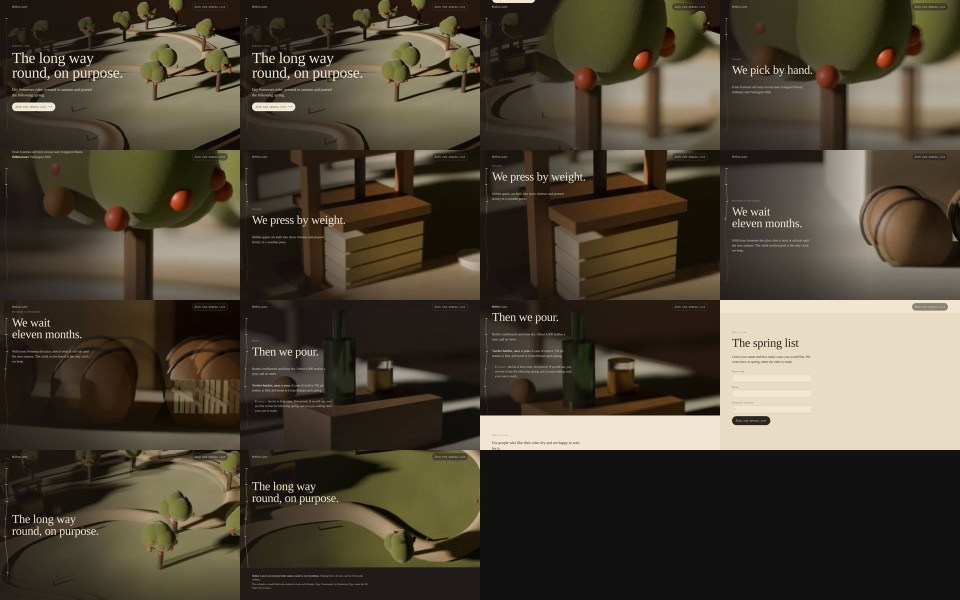
#> input picture examples/hollow-lane/qa/desk-sheet.jpg, 1920 x 1200 px (shown at 1/2 size)
$ python focus.py ../../../../../examples/hollow-lane/qa/desk-sheet.jpg
#> lines starting #> are read from the running program, lines starting #| are printed output that depends on the picture
"""Suggest a focal crop (CSS object-position) for an image filling a frame of a given aspect ratio.

Usage: python3 focus.py <image> --ratio 4:3 [--preview out.jpg] [--bias 0.35]
Scores every crop window of the frame's ratio by detail (edge energy), lightly pulled toward the centre,
and prints the CSS object-position, the share of the picture kept, and Plan A or Plan B advice.
Always look at the preview: the script finds detail, a designer decides what matters (faces, hands, the action).
"""
import sys
from PIL import Image, ImageFilter, ImageOps
a = sys.argv[1:]
def opt(k, d=None):
    return a[a.index('--' + k) + 1] if '--' + k in a else d
src = Image.open(a[0]); rw, rh = map(float, opt('ratio', '4:3').split(':')); R = rw / rh
#> further down, src is the input picture: PIL image 1920x1200 RGB; mean R, G, B 76, 67.9, 52.9
bias = float(opt('bias', 0.35))
has_alpha = src.mode in ('RGBA', 'LA') and src.getchannel('A').getextrema()[0] < 250
#> has_alpha = False
im = src.convert('L'); W, H = im.size; S = 160 / max(W, H); sm = im.resize((max(1, int(W * S)), max(1, int(H * S))))
#> after `im = src.convert('L')`:
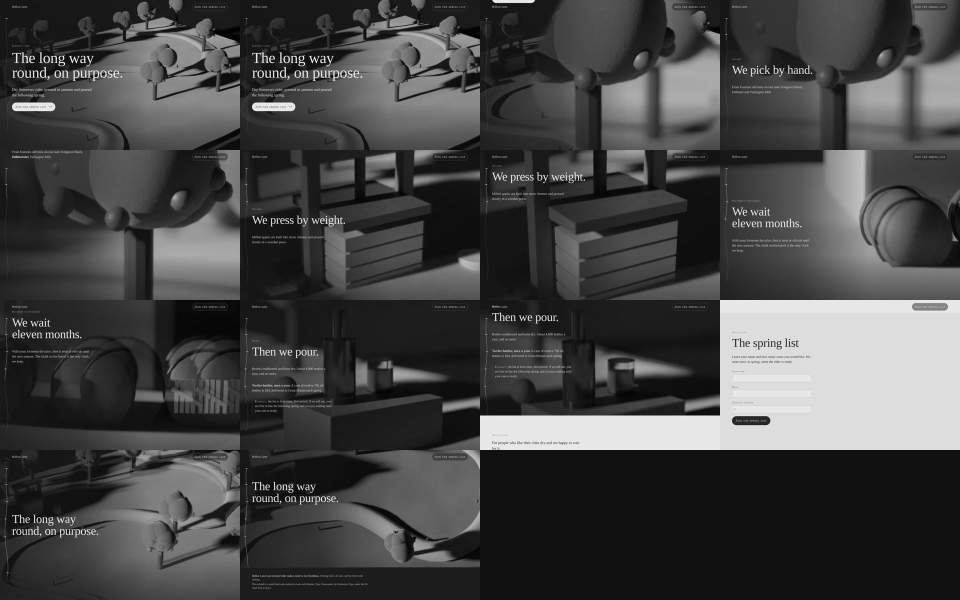
#> im: PIL image 1920x1200 L (shown at 1/2 size); min 0, max 254, mean 68.6
#> after `W, H = im.size`: W = 1920; H = 1200
#> after `S = 160 / max(W, H)`: S = 0.0833
#> after `sm = im.resize((max(1, int(W * S)), max(1, int(H * S))))`:
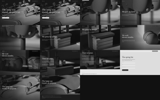
#> sm: PIL image 160x100 L; min 0, max 241, mean 68.6
E = sm.filter(ImageFilter.FIND_EDGES); px = E.load(); w, h = sm.size
#> after `E = sm.filter(ImageFilter.FIND_EDGES)`:
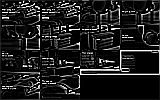
#> E: PIL image 160x100 L; min 0, max 255, mean 30.5
#> after `w, h = sm.size`: w = 160; h = 100
if W / H > R: cw, ch = int(round(h * R)), h
#> cw = 133; ch = 100
else: cw, ch = w, int(round(w / R))
best, bx, by = -1, 0, 0
for y in range(0, h - ch + 1):
    for x in range(0, w - cw + 1):
        s = sum(px[i, j] for j in range(y, y + ch, 2) for i in range(x, x + cw, 2))
        cxn = ((x + cw / 2) / w - .5); cyn = ((y + ch / 2) / h - .5)
        s *= 1 - bias * (cxn * cxn + cyn * cyn) * 4
        if s > best: best, bx, by = s, x, y
#> after the loop, best = 109887.7; bx = 27; by = 0
posx = 50 if w == cw else round(100 * bx / (w - cw)); posy = 50 if h == ch else round(100 * by / (h - ch))
#> after `posx = 50 if w == cw else round(100 * bx / (w - cw))`: posx = 100
#> after `posy = 50 if h == ch else round(100 * by / (h - ch))`: posy = 50
kept = (cw * ch) / (w * h)
#> kept = 0.831
plan = 'B (matte): transparent cut-out' if has_alpha else ('A (cover)' if kept >= 0.45 else 'B (matte) unless the crop still tells the story')
#> plan = 'A (cover)'
print(f'object-position: {posx}% {posy}%;  kept {kept:.0%} of the picture;  plan {plan}')
#| object-position: 100% 50%;  kept 83% of the picture;  plan A (cover)
if opt('preview'):
    full = src.convert('RGB'); k = W / w
    full.crop((int(bx * k), int(by * k), int((bx + cw) * k), int((by + ch) * k))).save(opt('preview'), quality=85)
